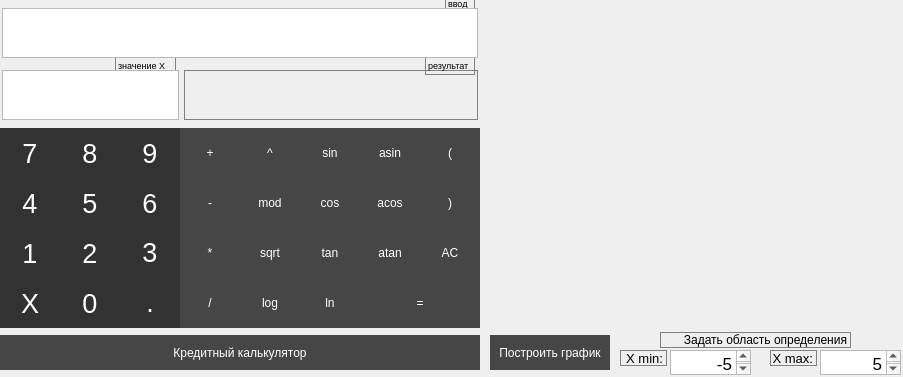
<?xml version="1.0" encoding="UTF-8"?>
<ui version="4.0">
 <class>MainWindow</class>
 <widget class="QMainWindow" name="MainWindow">
  <property name="geometry">
   <rect>
    <x>0</x>
    <y>0</y>
    <width>903</width>
    <height>377</height>
   </rect>
  </property>
  <property name="windowTitle">
   <string>MainWindow</string>
  </property>
  <property name="styleSheet">
   <string notr="true">QLabel {
  qproperty-alignment: 'AlignVCenter | AlignRight';
  border: 1px solid gray;
}

background-color : white;

QPushButton {
   border: 1px solid gray;
}
QPushButton:pressed {
    background-color: qlineargradient(x1: 0, y1: 0, x2: 0, y2: 1,
                                      stop: 0 #dadbde, stop: 1 #f6f7fa);
}

QPushButton {
  background-color: rgb(215, 215, 215);
  border: 1px solid gray;
}
QPushButton:pressed {
    background-color: qlineargradient(x1: 0, y1: 0, x2: 0, y2: 1,
                                      stop: 0 #BEBEBE, stop: 1 #D7D7D7);
}
QPushButton {
  background-color: rgb(255, 151, 57);
  color: white; 
  border: 1px solid gray;
}

QPushButton:pressed {
    background-color: qlineargradient(x1: 0, y1: 0, x2: 0, y2: 1,
                                      stop: 0 #FF7832, stop: 1 #FF9739);
}</string>
  </property>
  <widget class="QWidget" name="centralwidget">
   <widget class="QLabel" name="label_out">
    <property name="geometry">
     <rect>
      <x>184</x>
      <y>70</y>
      <width>294</width>
      <height>50</height>
     </rect>
    </property>
    <property name="sizeIncrement">
     <size>
      <width>200</width>
      <height>50</height>
     </size>
    </property>
    <property name="text">
     <string/>
    </property>
    <property name="alignment">
     <set>Qt::AlignRight|Qt::AlignTrailing|Qt::AlignVCenter</set>
    </property>
   </widget>
   <widget class="QPushButton" name="pushButton_7">
    <property name="geometry">
     <rect>
      <x>0</x>
      <y>128</y>
      <width>60</width>
      <height>50</height>
     </rect>
    </property>
    <property name="font">
     <font>
      <pointsize>20</pointsize>
     </font>
    </property>
    <property name="styleSheet">
     <string notr="true">QPushButton {
  background-color: rgb(50, 50, 50);
  color: white; 
  border: 0px solid gray;
}

QPushButton:pressed {
    background-color: qlineargradient(x1: 0, y1: 0, x2: 0, y2: 1,
                                      stop: 0 #FF7832, stop: 1 #FF9739);
}</string>
    </property>
    <property name="text">
     <string>7</string>
    </property>
   </widget>
   <widget class="QPushButton" name="pushButton_8">
    <property name="geometry">
     <rect>
      <x>60</x>
      <y>128</y>
      <width>60</width>
      <height>50</height>
     </rect>
    </property>
    <property name="font">
     <font>
      <pointsize>20</pointsize>
     </font>
    </property>
    <property name="styleSheet">
     <string notr="true">QPushButton {
  background-color: rgb(50, 50, 50);
  color: white; 
  border: 0px solid gray;
}

QPushButton:pressed {
    background-color: qlineargradient(x1: 0, y1: 0, x2: 0, y2: 1,
                                      stop: 0 #FF7832, stop: 1 #FF9739);
}</string>
    </property>
    <property name="text">
     <string>8</string>
    </property>
   </widget>
   <widget class="QPushButton" name="pushButton_plus">
    <property name="geometry">
     <rect>
      <x>180</x>
      <y>128</y>
      <width>60</width>
      <height>50</height>
     </rect>
    </property>
    <property name="styleSheet">
     <string notr="true">QPushButton {
  background-color: rgb(70, 70, 70);
  color: white; 
  border: 0px solid gray;
}

QPushButton:pressed {
    background-color: qlineargradient(x1: 0, y1: 0, x2: 0, y2: 1,
                                      stop: 0 #FF7832, stop: 1 #FF9739);
}</string>
    </property>
    <property name="text">
     <string>+</string>
    </property>
   </widget>
   <widget class="QPushButton" name="pushButton_9">
    <property name="geometry">
     <rect>
      <x>120</x>
      <y>128</y>
      <width>60</width>
      <height>50</height>
     </rect>
    </property>
    <property name="font">
     <font>
      <pointsize>20</pointsize>
     </font>
    </property>
    <property name="styleSheet">
     <string notr="true">QPushButton {
  background-color: rgb(50, 50, 50);
  color: white; 
  border: 0px solid gray;
}

QPushButton:pressed {
    background-color: qlineargradient(x1: 0, y1: 0, x2: 0, y2: 1,
                                      stop: 0 #FF7832, stop: 1 #FF9739);
}</string>
    </property>
    <property name="text">
     <string>9</string>
    </property>
   </widget>
   <widget class="QPushButton" name="pushButton_sin">
    <property name="geometry">
     <rect>
      <x>300</x>
      <y>128</y>
      <width>60</width>
      <height>50</height>
     </rect>
    </property>
    <property name="styleSheet">
     <string notr="true">QPushButton {
  background-color: rgb(70, 70, 70);
  color: white; 
  border: 0px solid gray;
}

QPushButton:pressed {
    background-color: qlineargradient(x1: 0, y1: 0, x2: 0, y2: 1,
                                      stop: 0 #FF7832, stop: 1 #FF9739);
}</string>
    </property>
    <property name="text">
     <string>sin</string>
    </property>
   </widget>
   <widget class="QPushButton" name="pushButton_stepen">
    <property name="geometry">
     <rect>
      <x>240</x>
      <y>128</y>
      <width>60</width>
      <height>50</height>
     </rect>
    </property>
    <property name="styleSheet">
     <string notr="true">QPushButton {
  background-color: rgb(70, 70, 70);
  color: white; 
  border: 0px solid gray;
}

QPushButton:pressed {
    background-color: qlineargradient(x1: 0, y1: 0, x2: 0, y2: 1,
                                      stop: 0 #FF7832, stop: 1 #FF9739);
}</string>
    </property>
    <property name="text">
     <string>^</string>
    </property>
   </widget>
   <widget class="QPushButton" name="pushButton_asin">
    <property name="geometry">
     <rect>
      <x>360</x>
      <y>128</y>
      <width>60</width>
      <height>50</height>
     </rect>
    </property>
    <property name="styleSheet">
     <string notr="true">QPushButton {
  background-color: rgb(70, 70, 70);
  color: white; 
  border: 0px solid gray;
}

QPushButton:pressed {
    background-color: qlineargradient(x1: 0, y1: 0, x2: 0, y2: 1,
                                      stop: 0 #FF7832, stop: 1 #FF9739);
}</string>
    </property>
    <property name="text">
     <string>asin</string>
    </property>
   </widget>
   <widget class="QPushButton" name="pushButton_opensk">
    <property name="geometry">
     <rect>
      <x>420</x>
      <y>128</y>
      <width>60</width>
      <height>50</height>
     </rect>
    </property>
    <property name="styleSheet">
     <string notr="true">QPushButton {
  background-color: rgb(70, 70, 70);
  color: white; 
  border: 0px solid gray;
}

QPushButton:pressed {
    background-color: qlineargradient(x1: 0, y1: 0, x2: 0, y2: 1,
                                      stop: 0 #FF7832, stop: 1 #FF9739);
}</string>
    </property>
    <property name="text">
     <string>(</string>
    </property>
   </widget>
   <widget class="QPushButton" name="pushButton_cos">
    <property name="geometry">
     <rect>
      <x>300</x>
      <y>178</y>
      <width>60</width>
      <height>50</height>
     </rect>
    </property>
    <property name="styleSheet">
     <string notr="true">QPushButton {
  background-color: rgb(70, 70, 70);
  color: white; 
  border: 0px solid gray;
}

QPushButton:pressed {
    background-color: qlineargradient(x1: 0, y1: 0, x2: 0, y2: 1,
                                      stop: 0 #FF7832, stop: 1 #FF9739);
}</string>
    </property>
    <property name="text">
     <string>cos</string>
    </property>
   </widget>
   <widget class="QPushButton" name="pushButton_5">
    <property name="geometry">
     <rect>
      <x>60</x>
      <y>178</y>
      <width>60</width>
      <height>50</height>
     </rect>
    </property>
    <property name="font">
     <font>
      <pointsize>20</pointsize>
     </font>
    </property>
    <property name="styleSheet">
     <string notr="true">QPushButton {
  background-color: rgb(50, 50, 50);
  color: white; 
  border: 0px solid gray;
}

QPushButton:pressed {
    background-color: qlineargradient(x1: 0, y1: 0, x2: 0, y2: 1,
                                      stop: 0 #FF7832, stop: 1 #FF9739);
}</string>
    </property>
    <property name="text">
     <string>5</string>
    </property>
   </widget>
   <widget class="QPushButton" name="pushButton_closesk">
    <property name="geometry">
     <rect>
      <x>420</x>
      <y>178</y>
      <width>60</width>
      <height>50</height>
     </rect>
    </property>
    <property name="styleSheet">
     <string notr="true">QPushButton {
  background-color: rgb(70, 70, 70);
  color: white; 
  border: 0px solid gray;
}

QPushButton:pressed {
    background-color: qlineargradient(x1: 0, y1: 0, x2: 0, y2: 1,
                                      stop: 0 #FF7832, stop: 1 #FF9739);
}</string>
    </property>
    <property name="text">
     <string>)</string>
    </property>
   </widget>
   <widget class="QPushButton" name="pushButton_4">
    <property name="geometry">
     <rect>
      <x>0</x>
      <y>178</y>
      <width>60</width>
      <height>50</height>
     </rect>
    </property>
    <property name="font">
     <font>
      <pointsize>20</pointsize>
     </font>
    </property>
    <property name="styleSheet">
     <string notr="true">QPushButton {
  background-color: rgb(50, 50, 50);
  color: white; 
  border: 0px solid gray;
}

QPushButton:pressed {
    background-color: qlineargradient(x1: 0, y1: 0, x2: 0, y2: 1,
                                      stop: 0 #FF7832, stop: 1 #FF9739);
}</string>
    </property>
    <property name="text">
     <string>4</string>
    </property>
   </widget>
   <widget class="QPushButton" name="pushButton_6">
    <property name="geometry">
     <rect>
      <x>120</x>
      <y>178</y>
      <width>60</width>
      <height>50</height>
     </rect>
    </property>
    <property name="font">
     <font>
      <pointsize>20</pointsize>
     </font>
    </property>
    <property name="styleSheet">
     <string notr="true">QPushButton {
  background-color: rgb(50, 50, 50);
  color: white; 
  border: 0px solid gray;
}

QPushButton:pressed {
    background-color: qlineargradient(x1: 0, y1: 0, x2: 0, y2: 1,
                                      stop: 0 #FF7832, stop: 1 #FF9739);
}</string>
    </property>
    <property name="text">
     <string>6</string>
    </property>
   </widget>
   <widget class="QPushButton" name="pushButton_minus">
    <property name="geometry">
     <rect>
      <x>180</x>
      <y>178</y>
      <width>60</width>
      <height>50</height>
     </rect>
    </property>
    <property name="styleSheet">
     <string notr="true">QPushButton {
  background-color: rgb(70, 70, 70);
  color: white; 
  border: 0px solid gray;
}

QPushButton:pressed {
    background-color: qlineargradient(x1: 0, y1: 0, x2: 0, y2: 1,
                                      stop: 0 #FF7832, stop: 1 #FF9739);
}</string>
    </property>
    <property name="text">
     <string>-</string>
    </property>
   </widget>
   <widget class="QPushButton" name="pushButton_mod">
    <property name="geometry">
     <rect>
      <x>240</x>
      <y>178</y>
      <width>60</width>
      <height>50</height>
     </rect>
    </property>
    <property name="styleSheet">
     <string notr="true">QPushButton {
  background-color: rgb(70, 70, 70);
  color: white; 
  border: 0px solid gray;
}

QPushButton:pressed {
    background-color: qlineargradient(x1: 0, y1: 0, x2: 0, y2: 1,
                                      stop: 0 #FF7832, stop: 1 #FF9739);
}</string>
    </property>
    <property name="text">
     <string>mod</string>
    </property>
   </widget>
   <widget class="QPushButton" name="pushButton_acos">
    <property name="geometry">
     <rect>
      <x>360</x>
      <y>178</y>
      <width>60</width>
      <height>50</height>
     </rect>
    </property>
    <property name="styleSheet">
     <string notr="true">QPushButton {
  background-color: rgb(70, 70, 70);
  color: white; 
  border: 0px solid gray;
}

QPushButton:pressed {
    background-color: qlineargradient(x1: 0, y1: 0, x2: 0, y2: 1,
                                      stop: 0 #FF7832, stop: 1 #FF9739);
}</string>
    </property>
    <property name="text">
     <string>acos</string>
    </property>
   </widget>
   <widget class="QPushButton" name="pushButton_rezult">
    <property name="geometry">
     <rect>
      <x>360</x>
      <y>278</y>
      <width>120</width>
      <height>50</height>
     </rect>
    </property>
    <property name="styleSheet">
     <string notr="true">QPushButton {
  background-color: rgb(70, 70, 70);
  color: white; 
  border: 0px solid gray;
}

QPushButton:pressed {
    background-color: qlineargradient(x1: 0, y1: 0, x2: 0, y2: 1,
                                      stop: 0 #FF7832, stop: 1 #FF9739);
}</string>
    </property>
    <property name="text">
     <string>=</string>
    </property>
   </widget>
   <widget class="QPushButton" name="pushButton_2">
    <property name="geometry">
     <rect>
      <x>60</x>
      <y>228</y>
      <width>60</width>
      <height>50</height>
     </rect>
    </property>
    <property name="font">
     <font>
      <pointsize>20</pointsize>
     </font>
    </property>
    <property name="styleSheet">
     <string notr="true">QPushButton {
  background-color: rgb(50, 50, 50);
  color: white; 
  border: 0px solid gray;
}

QPushButton:pressed {
    background-color: qlineargradient(x1: 0, y1: 0, x2: 0, y2: 1,
                                      stop: 0 #FF7832, stop: 1 #FF9739);
}</string>
    </property>
    <property name="text">
     <string>2</string>
    </property>
   </widget>
   <widget class="QPushButton" name="pushButton_sbros">
    <property name="geometry">
     <rect>
      <x>420</x>
      <y>228</y>
      <width>60</width>
      <height>50</height>
     </rect>
    </property>
    <property name="styleSheet">
     <string notr="true">QPushButton {
  background-color: rgb(70, 70, 70);
  color: white; 
  border: 0px solid gray;
}

QPushButton:pressed {
    background-color: qlineargradient(x1: 0, y1: 0, x2: 0, y2: 1,
                                      stop: 0 #FF7832, stop: 1 #FF9739);
}</string>
    </property>
    <property name="text">
     <string>AC</string>
    </property>
   </widget>
   <widget class="QPushButton" name="pushButton_dot">
    <property name="geometry">
     <rect>
      <x>120</x>
      <y>277</y>
      <width>60</width>
      <height>51</height>
     </rect>
    </property>
    <property name="font">
     <font>
      <pointsize>20</pointsize>
     </font>
    </property>
    <property name="styleSheet">
     <string notr="true">QPushButton {
  background-color: rgb(50, 50, 50);
  color: white; 
  border: 0px solid gray;
}

QPushButton:pressed {
    background-color: qlineargradient(x1: 0, y1: 0, x2: 0, y2: 1,
                                      stop: 0 #FF7832, stop: 1 #FF9739);
}</string>
    </property>
    <property name="text">
     <string>.</string>
    </property>
   </widget>
   <widget class="QPushButton" name="pushButton_0">
    <property name="geometry">
     <rect>
      <x>60</x>
      <y>278</y>
      <width>60</width>
      <height>50</height>
     </rect>
    </property>
    <property name="font">
     <font>
      <pointsize>20</pointsize>
     </font>
    </property>
    <property name="styleSheet">
     <string notr="true">QPushButton {
  background-color: rgb(50, 50, 50);
  color: white; 
  border: 0px solid gray;
}

QPushButton:pressed {
    background-color: qlineargradient(x1: 0, y1: 0, x2: 0, y2: 1,
                                      stop: 0 #FF7832, stop: 1 #FF9739);
}</string>
    </property>
    <property name="text">
     <string>0</string>
    </property>
   </widget>
   <widget class="QPushButton" name="pushButton_ln">
    <property name="geometry">
     <rect>
      <x>300</x>
      <y>278</y>
      <width>60</width>
      <height>50</height>
     </rect>
    </property>
    <property name="styleSheet">
     <string notr="true">QPushButton {
  background-color: rgb(70, 70, 70);
  color: white; 
  border: 0px solid gray;
}

QPushButton:pressed {
    background-color: qlineargradient(x1: 0, y1: 0, x2: 0, y2: 1,
                                      stop: 0 #FF7832, stop: 1 #FF9739);
}</string>
    </property>
    <property name="text">
     <string>ln</string>
    </property>
   </widget>
   <widget class="QPushButton" name="pushButton_sqrt">
    <property name="geometry">
     <rect>
      <x>240</x>
      <y>228</y>
      <width>60</width>
      <height>50</height>
     </rect>
    </property>
    <property name="styleSheet">
     <string notr="true">QPushButton {
  background-color: rgb(70, 70, 70);
  color: white; 
  border: 0px solid gray;
}

QPushButton:pressed {
    background-color: qlineargradient(x1: 0, y1: 0, x2: 0, y2: 1,
                                      stop: 0 #FF7832, stop: 1 #FF9739);
}</string>
    </property>
    <property name="text">
     <string>sqrt</string>
    </property>
   </widget>
   <widget class="QPushButton" name="pushButton_atan">
    <property name="geometry">
     <rect>
      <x>360</x>
      <y>228</y>
      <width>60</width>
      <height>50</height>
     </rect>
    </property>
    <property name="styleSheet">
     <string notr="true">QPushButton {
  background-color: rgb(70, 70, 70);
  color: white; 
  border: 0px solid gray;
}

QPushButton:pressed {
    background-color: qlineargradient(x1: 0, y1: 0, x2: 0, y2: 1,
                                      stop: 0 #FF7832, stop: 1 #FF9739);
}</string>
    </property>
    <property name="text">
     <string>atan</string>
    </property>
   </widget>
   <widget class="QPushButton" name="pushButton_log">
    <property name="geometry">
     <rect>
      <x>240</x>
      <y>278</y>
      <width>60</width>
      <height>50</height>
     </rect>
    </property>
    <property name="styleSheet">
     <string notr="true">QPushButton {
  background-color: rgb(70, 70, 70);
  color: white; 
  border: 0px solid gray;
}

QPushButton:pressed {
    background-color: qlineargradient(x1: 0, y1: 0, x2: 0, y2: 1,
                                      stop: 0 #FF7832, stop: 1 #FF9739);
}</string>
    </property>
    <property name="text">
     <string>log</string>
    </property>
   </widget>
   <widget class="QPushButton" name="pushButton_tan">
    <property name="geometry">
     <rect>
      <x>300</x>
      <y>228</y>
      <width>60</width>
      <height>50</height>
     </rect>
    </property>
    <property name="styleSheet">
     <string notr="true">QPushButton {
  background-color: rgb(70, 70, 70);
  color: white; 
  border: 0px solid gray;
}

QPushButton:pressed {
    background-color: qlineargradient(x1: 0, y1: 0, x2: 0, y2: 1,
                                      stop: 0 #FF7832, stop: 1 #FF9739);
}</string>
    </property>
    <property name="text">
     <string>tan</string>
    </property>
   </widget>
   <widget class="QPushButton" name="pushButton_del">
    <property name="geometry">
     <rect>
      <x>180</x>
      <y>278</y>
      <width>60</width>
      <height>50</height>
     </rect>
    </property>
    <property name="styleSheet">
     <string notr="true">QPushButton {
  background-color: rgb(70, 70, 70);
  color: white; 
  border: 0px solid gray;
}

QPushButton:pressed {
    background-color: qlineargradient(x1: 0, y1: 0, x2: 0, y2: 1,
                                      stop: 0 #FF7832, stop: 1 #FF9739);
}</string>
    </property>
    <property name="text">
     <string>/</string>
    </property>
   </widget>
   <widget class="QPushButton" name="pushButton_1">
    <property name="geometry">
     <rect>
      <x>0</x>
      <y>228</y>
      <width>60</width>
      <height>50</height>
     </rect>
    </property>
    <property name="font">
     <font>
      <pointsize>20</pointsize>
     </font>
    </property>
    <property name="styleSheet">
     <string notr="true">QPushButton {
  background-color: rgb(50, 50, 50);
  color: white; 
  border: 0px solid gray;
}

QPushButton:pressed {
    background-color: qlineargradient(x1: 0, y1: 0, x2: 0, y2: 1,
                                      stop: 0 #FF7832, stop: 1 #FF9739);
}</string>
    </property>
    <property name="text">
     <string>1</string>
    </property>
   </widget>
   <widget class="QPushButton" name="pushButton_3">
    <property name="geometry">
     <rect>
      <x>120</x>
      <y>227</y>
      <width>60</width>
      <height>50</height>
     </rect>
    </property>
    <property name="font">
     <font>
      <pointsize>20</pointsize>
     </font>
    </property>
    <property name="styleSheet">
     <string notr="true">QPushButton {
  background-color: rgb(50, 50, 50);
  color: white; 
  border: 0px solid gray;
}

QPushButton:pressed {
    background-color: qlineargradient(x1: 0, y1: 0, x2: 0, y2: 1,
                                      stop: 0 #FF7832, stop: 1 #FF9739);
}</string>
    </property>
    <property name="text">
     <string>3</string>
    </property>
   </widget>
   <widget class="QPushButton" name="pushButton_mult">
    <property name="geometry">
     <rect>
      <x>180</x>
      <y>228</y>
      <width>60</width>
      <height>50</height>
     </rect>
    </property>
    <property name="styleSheet">
     <string notr="true">QPushButton {
  background-color: rgb(70, 70, 70);
  color: white; 
  border: 0px solid gray;
}

QPushButton:pressed {
    background-color: qlineargradient(x1: 0, y1: 0, x2: 0, y2: 1,
                                      stop: 0 #FF7832, stop: 1 #FF9739);
}</string>
    </property>
    <property name="text">
     <string>*</string>
    </property>
   </widget>
   <widget class="QLabel" name="label">
    <property name="geometry">
     <rect>
      <x>445</x>
      <y>-5</y>
      <width>30</width>
      <height>16</height>
     </rect>
    </property>
    <property name="font">
     <font>
      <pointsize>7</pointsize>
     </font>
    </property>
    <property name="styleSheet">
     <string notr="true">QLabel {
  qproperty-alignment: 'AlignVCenter | AlignRight';
  border: 0px solid gray;
}

background-color : white;</string>
    </property>
    <property name="text">
     <string>ввод</string>
    </property>
   </widget>
   <widget class="QLabel" name="label_2">
    <property name="geometry">
     <rect>
      <x>425</x>
      <y>55</y>
      <width>50</width>
      <height>20</height>
     </rect>
    </property>
    <property name="font">
     <font>
      <pointsize>7</pointsize>
     </font>
    </property>
    <property name="styleSheet">
     <string notr="true">QLabel {
  qproperty-alignment: 'AlignVCenter | AlignRight';
  border: 0px solid gray;
}

background-color : white;</string>
    </property>
    <property name="text">
     <string>результат</string>
    </property>
   </widget>
   <widget class="QLabel" name="label_3">
    <property name="geometry">
     <rect>
      <x>115</x>
      <y>55</y>
      <width>61</width>
      <height>20</height>
     </rect>
    </property>
    <property name="font">
     <font>
      <pointsize>7</pointsize>
     </font>
    </property>
    <property name="styleSheet">
     <string notr="true">QLabel {
  qproperty-alignment: 'AlignVCenter | AlignRight';
  border: 0px solid gray;
}

background-color : white;</string>
    </property>
    <property name="text">
     <string>значение Х</string>
    </property>
   </widget>
   <widget class="QTextEdit" name="textEdit_input">
    <property name="geometry">
     <rect>
      <x>2</x>
      <y>8</y>
      <width>476</width>
      <height>50</height>
     </rect>
    </property>
    <property name="tabletTracking">
     <bool>false</bool>
    </property>
    <property name="lineWidth">
     <number>0</number>
    </property>
    <property name="html">
     <string>&lt;!DOCTYPE HTML PUBLIC &quot;-//W3C//DTD HTML 4.0//EN&quot; &quot;http://www.w3.org/TR/REC-html40/strict.dtd&quot;&gt;
&lt;html&gt;&lt;head&gt;&lt;meta name=&quot;qrichtext&quot; content=&quot;1&quot; /&gt;&lt;style type=&quot;text/css&quot;&gt;
p, li { white-space: pre-wrap; }
&lt;/style&gt;&lt;/head&gt;&lt;body style=&quot; font-family:'Ubuntu'; font-size:11pt; font-weight:400; font-style:normal;&quot;&gt;
&lt;p align=&quot;right&quot; style=&quot;-qt-paragraph-type:empty; margin-top:12px; margin-bottom:0px; margin-left:0px; margin-right:0px; -qt-block-indent:0; text-indent:0px; font-family:'.AppleSystemUIFont'; font-size:13pt;&quot;&gt;&lt;br /&gt;&lt;/p&gt;&lt;/body&gt;&lt;/html&gt;</string>
    </property>
   </widget>
   <widget class="QTextEdit" name="textEdit_x">
    <property name="geometry">
     <rect>
      <x>2</x>
      <y>70</y>
      <width>177</width>
      <height>50</height>
     </rect>
    </property>
    <property name="tabletTracking">
     <bool>true</bool>
    </property>
    <property name="lineWidth">
     <number>0</number>
    </property>
    <property name="html">
     <string>&lt;!DOCTYPE HTML PUBLIC &quot;-//W3C//DTD HTML 4.0//EN&quot; &quot;http://www.w3.org/TR/REC-html40/strict.dtd&quot;&gt;
&lt;html&gt;&lt;head&gt;&lt;meta name=&quot;qrichtext&quot; content=&quot;1&quot; /&gt;&lt;style type=&quot;text/css&quot;&gt;
p, li { white-space: pre-wrap; }
&lt;/style&gt;&lt;/head&gt;&lt;body style=&quot; font-family:'Ubuntu'; font-size:11pt; font-weight:400; font-style:normal;&quot;&gt;
&lt;p align=&quot;right&quot; dir='rtl' style=&quot;-qt-paragraph-type:empty; margin-top:0px; margin-bottom:0px; margin-left:0px; margin-right:0px; -qt-block-indent:0; text-indent:0px; font-family:'.AppleSystemUIFont'; font-size:13pt;&quot;&gt;&lt;br /&gt;&lt;/p&gt;&lt;/body&gt;&lt;/html&gt;</string>
    </property>
    <property name="tabStopDistance">
     <double>80.000000000000000</double>
    </property>
   </widget>
   <widget class="QCustomPlot" name="widget" native="true">
    <property name="geometry">
     <rect>
      <x>490</x>
      <y>10</y>
      <width>401</width>
      <height>315</height>
     </rect>
    </property>
   </widget>
   <widget class="QPushButton" name="pushButton_graph">
    <property name="geometry">
     <rect>
      <x>490</x>
      <y>335</y>
      <width>120</width>
      <height>35</height>
     </rect>
    </property>
    <property name="font">
     <font>
      <pointsize>9</pointsize>
     </font>
    </property>
    <property name="styleSheet">
     <string notr="true">QPushButton {
  background-color: rgb(70, 70, 70);
  color: white; 
  border: 0px solid gray;
}

QPushButton:pressed {
    background-color: qlineargradient(x1: 0, y1: 0, x2: 0, y2: 1,
                                      stop: 0 #FF7832, stop: 1 #FF9739);
}</string>
    </property>
    <property name="text">
     <string>Построить график</string>
    </property>
   </widget>
   <widget class="QLabel" name="label_out_2">
    <property name="geometry">
     <rect>
      <x>660</x>
      <y>332</y>
      <width>191</width>
      <height>16</height>
     </rect>
    </property>
    <property name="sizeIncrement">
     <size>
      <width>200</width>
      <height>50</height>
     </size>
    </property>
    <property name="styleSheet">
     <string notr="true">QLabel {
  qproperty-alignment: 'AlignVCenter | AlignRight';
  border: 0px solid gray;
}

background-color : white;</string>
    </property>
    <property name="lineWidth">
     <number>0</number>
    </property>
    <property name="midLineWidth">
     <number>0</number>
    </property>
    <property name="text">
     <string>Задать область определения</string>
    </property>
    <property name="alignment">
     <set>Qt::AlignRight|Qt::AlignTrailing|Qt::AlignVCenter</set>
    </property>
   </widget>
   <widget class="QLabel" name="label_out_3">
    <property name="geometry">
     <rect>
      <x>620</x>
      <y>350</y>
      <width>47</width>
      <height>16</height>
     </rect>
    </property>
    <property name="sizeIncrement">
     <size>
      <width>200</width>
      <height>50</height>
     </size>
    </property>
    <property name="font">
     <font>
      <pointsize>10</pointsize>
     </font>
    </property>
    <property name="styleSheet">
     <string notr="true">QLabel {
  qproperty-alignment: 'AlignVCenter | AlignRight';
  border: 0px solid gray;
}

background-color : white;</string>
    </property>
    <property name="frameShape">
     <enum>QFrame::NoFrame</enum>
    </property>
    <property name="frameShadow">
     <enum>QFrame::Plain</enum>
    </property>
    <property name="lineWidth">
     <number>0</number>
    </property>
    <property name="text">
     <string>X min:</string>
    </property>
    <property name="alignment">
     <set>Qt::AlignRight|Qt::AlignTrailing|Qt::AlignVCenter</set>
    </property>
   </widget>
   <widget class="QLabel" name="label_out_4">
    <property name="geometry">
     <rect>
      <x>770</x>
      <y>350</y>
      <width>47</width>
      <height>16</height>
     </rect>
    </property>
    <property name="sizeIncrement">
     <size>
      <width>200</width>
      <height>50</height>
     </size>
    </property>
    <property name="font">
     <font>
      <pointsize>10</pointsize>
     </font>
    </property>
    <property name="styleSheet">
     <string notr="true">QLabel {
  qproperty-alignment: 'AlignVCenter | AlignRight';
  border: 0px solid gray;
}

background-color : white;</string>
    </property>
    <property name="lineWidth">
     <number>0</number>
    </property>
    <property name="text">
     <string>X max:</string>
    </property>
    <property name="alignment">
     <set>Qt::AlignRight|Qt::AlignTrailing|Qt::AlignVCenter</set>
    </property>
   </widget>
   <widget class="QTextEdit" name="textEdit_max">
    <property name="geometry">
     <rect>
      <x>820</x>
      <y>350</y>
      <width>81</width>
      <height>25</height>
     </rect>
    </property>
    <property name="font">
     <font>
      <pointsize>9</pointsize>
     </font>
    </property>
    <property name="html">
     <string>&lt;!DOCTYPE HTML PUBLIC &quot;-//W3C//DTD HTML 4.0//EN&quot; &quot;http://www.w3.org/TR/REC-html40/strict.dtd&quot;&gt;
&lt;html&gt;&lt;head&gt;&lt;meta name=&quot;qrichtext&quot; content=&quot;1&quot; /&gt;&lt;style type=&quot;text/css&quot;&gt;
p, li { white-space: pre-wrap; }
&lt;/style&gt;&lt;/head&gt;&lt;body style=&quot; font-family:'Ubuntu'; font-size:9pt; font-weight:400; font-style:normal;&quot;&gt;
&lt;p align=&quot;right&quot; style=&quot; margin-top:12px; margin-bottom:0px; margin-left:0px; margin-right:0px; -qt-block-indent:0; text-indent:0px;&quot;&gt;&lt;span style=&quot; font-family:'.AppleSystemUIFont'; font-size:13pt;&quot;&gt;5&lt;/span&gt;&lt;/p&gt;&lt;/body&gt;&lt;/html&gt;</string>
    </property>
   </widget>
   <widget class="QTextEdit" name="textEdit_min">
    <property name="geometry">
     <rect>
      <x>670</x>
      <y>350</y>
      <width>81</width>
      <height>25</height>
     </rect>
    </property>
    <property name="font">
     <font>
      <pointsize>9</pointsize>
     </font>
    </property>
    <property name="html">
     <string>&lt;!DOCTYPE HTML PUBLIC &quot;-//W3C//DTD HTML 4.0//EN&quot; &quot;http://www.w3.org/TR/REC-html40/strict.dtd&quot;&gt;
&lt;html&gt;&lt;head&gt;&lt;meta name=&quot;qrichtext&quot; content=&quot;1&quot; /&gt;&lt;style type=&quot;text/css&quot;&gt;
p, li { white-space: pre-wrap; }
&lt;/style&gt;&lt;/head&gt;&lt;body style=&quot; font-family:'Ubuntu'; font-size:9pt; font-weight:400; font-style:normal;&quot;&gt;
&lt;p align=&quot;right&quot; style=&quot; margin-top:12px; margin-bottom:0px; margin-left:0px; margin-right:0px; -qt-block-indent:0; text-indent:0px;&quot;&gt;&lt;span style=&quot; font-family:'.AppleSystemUIFont'; font-size:13pt;&quot;&gt;-5&lt;/span&gt;&lt;/p&gt;&lt;/body&gt;&lt;/html&gt;</string>
    </property>
   </widget>
   <widget class="QPushButton" name="pushButton_credit">
    <property name="geometry">
     <rect>
      <x>0</x>
      <y>335</y>
      <width>480</width>
      <height>35</height>
     </rect>
    </property>
    <property name="styleSheet">
     <string notr="true">QPushButton {
  background-color: rgb(70, 70, 70);
  color: white; 
  border: 0px solid gray;
}

QPushButton:pressed {
    background-color: qlineargradient(x1: 0, y1: 0, x2: 0, y2: 1,
                                      stop: 0 #FF7832, stop: 1 #FF9739);
}</string>
    </property>
    <property name="text">
     <string>Кредитный калькулятор</string>
    </property>
   </widget>
   <widget class="QPushButton" name="pushButton_X">
    <property name="geometry">
     <rect>
      <x>0</x>
      <y>278</y>
      <width>60</width>
      <height>50</height>
     </rect>
    </property>
    <property name="font">
     <font>
      <pointsize>20</pointsize>
     </font>
    </property>
    <property name="styleSheet">
     <string notr="true">QPushButton {
  background-color: rgb(50, 50, 50);
  color: white; 
  border: 0px solid gray;
}

QPushButton:pressed {
    background-color: qlineargradient(x1: 0, y1: 0, x2: 0, y2: 1,
                                      stop: 0 #FF7832, stop: 1 #FF9739);
}</string>
    </property>
    <property name="text">
     <string>X</string>
    </property>
   </widget>
  </widget>
 </widget>
 <customwidgets>
  <customwidget>
   <class>QCustomPlot</class>
   <extends>QWidget</extends>
   <header>qcustomplot.h</header>
   <container>1</container>
  </customwidget>
 </customwidgets>
 <resources/>
 <connections/>
</ui>
